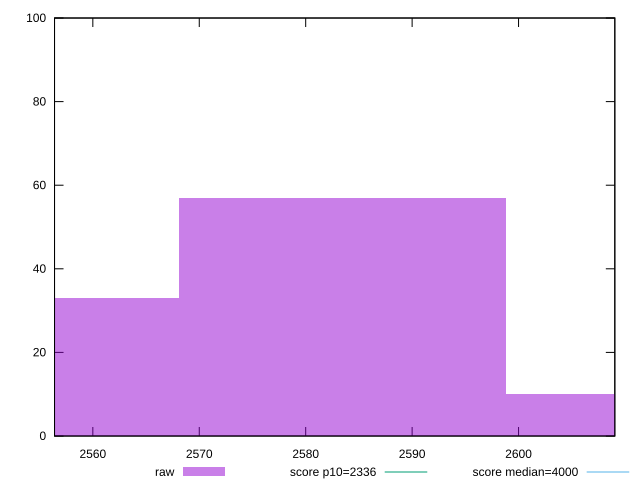

Reproduce this figure in gnuplot.
reset

$raw <<EOF
2583.4884505391765 57
2552.732635651805 33
2614.2442654265474 10
EOF

set key outside below
set boxwidth 30.755814887371148
set xrange [2556.4013999999997:2609.045]
set yrange [0:100]
set trange [0:100]
set style fill transparent solid 0.5 noborder

set parametric
set terminal svg size 640, 490 enhanced background rgb 'white'
set output "reports/report_00033_2021-03-01T14-23-16.841Z/first-contentful-paint/samples/astro-inner/raw/histogram.svg"

plot $raw title "raw" with boxes, \
     2336,t title "score p10=2336", \
     4000,t title "score median=4000"

reset
